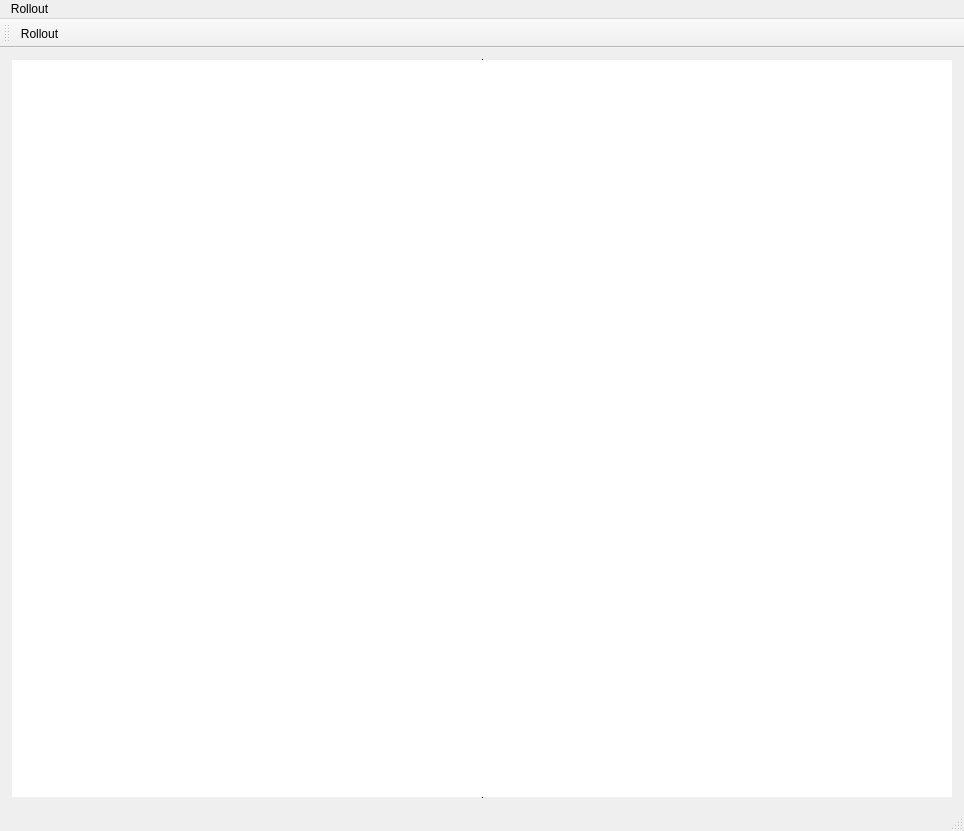
<?xml version="1.0" encoding="UTF-8"?>
<ui version="4.0">
 <class>MainWindow</class>
 <widget class="QMainWindow" name="MainWindow">
  <property name="enabled">
   <bool>true</bool>
  </property>
  <property name="geometry">
   <rect>
    <x>0</x>
    <y>0</y>
    <width>964</width>
    <height>831</height>
   </rect>
  </property>
  <property name="minimumSize">
   <size>
    <width>200</width>
    <height>100</height>
   </size>
  </property>
  <property name="maximumSize">
   <size>
    <width>2155</width>
    <height>831</height>
   </size>
  </property>
  <property name="windowTitle">
   <string>MainWindow</string>
  </property>
  <property name="windowIcon">
   <iconset resource="systray.qrc">
    <normaloff>:/Resources/trash.svg</normaloff>:/Resources/trash.svg</iconset>
  </property>
  <widget class="QWidget" name="centralWidget">
   <layout class="QHBoxLayout" name="horizontalLayout">
    <item>
     <widget class="QMdiArea" name="mdiArea">
      <property name="sizePolicy">
       <sizepolicy hsizetype="Fixed" vsizetype="Fixed">
        <horstretch>0</horstretch>
        <verstretch>0</verstretch>
       </sizepolicy>
      </property>
      <property name="maximumSize">
       <size>
        <width>8777213</width>
        <height>8777215</height>
       </size>
      </property>
      <property name="contextMenuPolicy">
       <enum>Qt::NoContextMenu</enum>
      </property>
      <property name="acceptDrops">
       <bool>false</bool>
      </property>
      <property name="layoutDirection">
       <enum>Qt::LeftToRight</enum>
      </property>
      <property name="frameShape">
       <enum>QFrame::VLine</enum>
      </property>
      <property name="verticalScrollBarPolicy">
       <enum>Qt::ScrollBarAsNeeded</enum>
      </property>
      <property name="horizontalScrollBarPolicy">
       <enum>Qt::ScrollBarAsNeeded</enum>
      </property>
      <property name="background">
       <brush brushstyle="SolidPattern">
        <color alpha="255">
         <red>255</red>
         <green>255</green>
         <blue>255</blue>
        </color>
       </brush>
      </property>
      <property name="viewMode">
       <enum>QMdiArea::SubWindowView</enum>
      </property>
      <property name="tabShape">
       <enum>QTabWidget::Rounded</enum>
      </property>
     </widget>
    </item>
   </layout>
  </widget>
  <widget class="QMenuBar" name="menuBar">
   <property name="geometry">
    <rect>
     <x>0</x>
     <y>0</y>
     <width>964</width>
     <height>22</height>
    </rect>
   </property>
   <widget class="QMenu" name="menuApri">
    <property name="title">
     <string>Rollout</string>
    </property>
    <addaction name="actionCarica_Instanze"/>
   </widget>
   <addaction name="menuApri"/>
  </widget>
  <widget class="QToolBar" name="mainToolBar">
   <attribute name="toolBarArea">
    <enum>TopToolBarArea</enum>
   </attribute>
   <attribute name="toolBarBreak">
    <bool>false</bool>
   </attribute>
   <addaction name="actionRollout"/>
  </widget>
  <widget class="QStatusBar" name="statusBar"/>
  <action name="actionCarica_Instanze">
   <property name="text">
    <string>Carica Instanze</string>
   </property>
  </action>
  <action name="actionRollout">
   <property name="icon">
    <iconset>
     <normalon>:/Resources/trash.svg</normalon>
    </iconset>
   </property>
   <property name="text">
    <string>Rollout</string>
   </property>
  </action>
 </widget>
 <layoutdefault spacing="6" margin="11"/>
 <resources>
  <include location="systray.qrc"/>
 </resources>
 <connections>
  <connection>
   <sender>actionRollout</sender>
   <signal>triggered()</signal>
   <receiver>MainWindow</receiver>
   <slot>StartRollout()</slot>
   <hints>
    <hint type="sourcelabel">
     <x>-1</x>
     <y>-1</y>
    </hint>
    <hint type="destinationlabel">
     <x>320</x>
     <y>210</y>
    </hint>
   </hints>
  </connection>
 </connections>
 <slots>
  <slot>StartRollout()</slot>
 </slots>
</ui>
